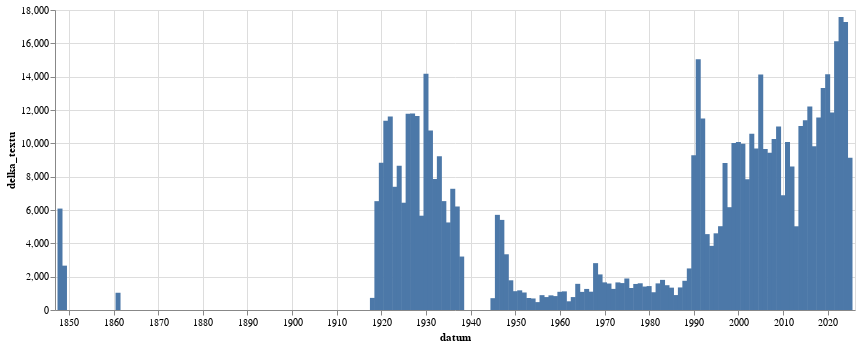

Here is the notebook cell this chart was saved with:
### Code cell
alt.Chart(
    df.filter(pl.col('datum').is_not_null()).sort(by='datum').group_by_dynamic(index_column='datum',every='1y').agg(pl.col('delka_textu').sum() / 1800).to_pandas(),
    width=800
).mark_bar().encode(
    alt.X('datum:T'),alt.Y('delka_textu:Q')
)

### Figure 1 — Vega-Lite specification as saved in the notebook (floating-point values rounded to 4 significant figures)
{"config": {"view": {"continuousWidth": 300, "continuousHeight": 300}}, "data": {"name": "data-bc452c444655a6c2e0512f2eabfcd473"}, "mark": {"type": "bar"}, "encoding": {"x": {"field": "datum", "type": "temporal"}, "y": {"field": "delka_textu", "type": "quantitative"}}, "width": 800, "$schema": "https://vega.github.io/schema/vega-lite/v5.8.0.json", "datasets": {"data-bc452c444655a6c2e0512f2eabfcd473": [{"datum": "1848-01-01T00:00:00", "delka_textu": 6086.0}, {"datum": "1849-01-01T00:00:00", "delka_textu": 2662.0}, {"datum": "1861-01-01T00:00:00", "delka_textu": 1035.0}, {"datum": "1918-01-01T00:00:00", "delka_textu": 726.6}, {"datum": "1919-01-01T00:00:00", "delka_textu": 6531.0}, {"datum": "1920-01-01T00:00:00", "delka_textu": 8832.0}, {"datum": "1921-01-01T00:00:00", "delka_textu": 11350.0}, {"datum": "1922-01-01T00:00:00", "delka_textu": 11610.0}, {"datum": "1923-01-01T00:00:00", "delka_textu": 7393.0}, {"datum": "1924-01-01T00:00:00", "delka_textu": 8657.0}, {"datum": "1925-01-01T00:00:00", "delka_textu": 6437.0}, {"datum": "1926-01-01T00:00:00", "delka_textu": 11780.0}, {"datum": "1927-01-01T00:00:00", "delka_textu": 11790.0}, {"datum": "1928-01-01T00:00:00", "delka_textu": 11640.0}, {"datum": "1929-01-01T00:00:00", "delka_textu": 5658.0}, {"datum": "1930-01-01T00:00:00", "delka_textu": 14170.0}, {"datum": "1931-01-01T00:00:00", "delka_textu": 10770.0}, {"datum": "1932-01-01T00:00:00", "delka_textu": 7858.0}, {"datum": "1933-01-01T00:00:00", "delka_textu": 9221.0}, {"datum": "1934-01-01T00:00:00", "delka_textu": 6533.0}, {"datum": "1935-01-01T00:00:00", "delka_textu": 5253.0}, {"datum": "1936-01-01T00:00:00", "delka_textu": 7273.0}, {"datum": "1937-01-01T00:00:00", "delka_textu": 6211.0}, {"datum": "1938-01-01T00:00:00", "delka_textu": 3207.0}, {"datum": "1945-01-01T00:00:00", "delka_textu": 709.8}, {"datum": "1946-01-01T00:00:00", "delka_textu": 5709.0}, {"datum": "1947-01-01T00:00:00", "delka_textu": 5406.0}, {"datum": "1948-01-01T00:00:00", "delka_textu": 3343.0}, {"datum": "1949-01-01T00:00:00", "delka_textu": 1783.0}, {"datum": "1950-01-01T00:00:00", "delka_textu": 1129.0}, {"datum": "1951-01-01T00:00:00", "delka_textu": 1180.0}, {"datum": "1952-01-01T00:00:00", "delka_textu": 1050.0}, {"datum": "1953-01-01T00:00:00", "delka_textu": 718.4}, {"datum": "1954-01-01T00:00:00", "delka_textu": 692.0}, {"datum": "1955-01-01T00:00:00", "delka_textu": 473.4}, {"datum": "1956-01-01T00:00:00", "delka_textu": 890.4}, {"datum": "1957-01-01T00:00:00", "delka_textu": 775.8}, {"datum": "1958-01-01T00:00:00", "delka_textu": 879.1}, {"datum": "1959-01-01T00:00:00", "delka_textu": 834.1}, {"datum": "1960-01-01T00:00:00", "delka_textu": 1091.0}, {"datum": "1961-01-01T00:00:00", "delka_textu": 1118.0}, {"datum": "1962-01-01T00:00:00", "delka_textu": 522.5}, {"datum": "1963-01-01T00:00:00", "delka_textu": 775.3}, {"datum": "1964-01-01T00:00:00", "delka_textu": 1570.0}, {"datum": "1965-01-01T00:00:00", "delka_textu": 1087.0}, {"datum": "1966-01-01T00:00:00", "delka_textu": 1264.0}, {"datum": "1967-01-01T00:00:00", "delka_textu": 1098.0}, {"datum": "1968-01-01T00:00:00", "delka_textu": 2811.0}, {"datum": "1969-01-01T00:00:00", "delka_textu": 2135.0}, {"datum": "1970-01-01T00:00:00", "delka_textu": 1658.0}, {"datum": "1971-01-01T00:00:00", "delka_textu": 1588.0}, {"datum": "1972-01-01T00:00:00", "delka_textu": 1267.0}, {"datum": "1973-01-01T00:00:00", "delka_textu": 1655.0}, {"datum": "1974-01-01T00:00:00", "delka_textu": 1615.0}, {"datum": "1975-01-01T00:00:00", "delka_textu": 1891.0}, {"datum": "1976-01-01T00:00:00", "delka_textu": 1321.0}, {"datum": "1977-01-01T00:00:00", "delka_textu": 1563.0}, {"datum": "1978-01-01T00:00:00", "delka_textu": 1603.0}, {"datum": "1979-01-01T00:00:00", "delka_textu": 1407.0}, {"datum": "1980-01-01T00:00:00", "delka_textu": 1436.0}, {"datum": "1981-01-01T00:00:00", "delka_textu": 1066.0}, {"datum": "1982-01-01T00:00:00", "delka_textu": 1597.0}, {"datum": "1983-01-01T00:00:00", "delka_textu": 1807.0}, {"datum": "1984-01-01T00:00:00", "delka_textu": 1488.0}, {"datum": "1985-01-01T00:00:00", "delka_textu": 1341.0}, {"datum": "1986-01-01T00:00:00", "delka_textu": 896.4}, {"datum": "1987-01-01T00:00:00", "delka_textu": 1354.0}, {"datum": "1988-01-01T00:00:00", "delka_textu": 1753.0}, {"datum": "1989-01-01T00:00:00", "delka_textu": 2494.0}, {"datum": "1990-01-01T00:00:00", "delka_textu": 9286.0}, {"datum": "1991-01-01T00:00:00", "delka_textu": 15050.0}, {"datum": "1992-01-01T00:00:00", "delka_textu": 11490.0}, {"datum": "1993-01-01T00:00:00", "delka_textu": 4553.0}, {"datum": "1994-01-01T00:00:00", "delka_textu": 3848.0}, {"datum": "1995-01-01T00:00:00", "delka_textu": 4601.0}, {"datum": "1996-01-01T00:00:00", "delka_textu": 5028.0}, {"datum": "1997-01-01T00:00:00", "delka_textu": 8813.0}, {"datum": "1998-01-01T00:00:00", "delka_textu": 6168.0}, {"datum": "1999-01-01T00:00:00", "delka_textu": 10030.0}, {"datum": "2000-01-01T00:00:00", "delka_textu": 10080.0}, {"datum": "2001-01-01T00:00:00", "delka_textu": 9968.0}, {"datum": "2002-01-01T00:00:00", "delka_textu": 7846.0}, {"datum": "2003-01-01T00:00:00", "delka_textu": 10570.0}, {"datum": "2004-01-01T00:00:00", "delka_textu": 9696.0}, {"datum": "2005-01-01T00:00:00", "delka_textu": 14130.0}, {"datum": "2006-01-01T00:00:00", "delka_textu": 9667.0}, {"datum": "2007-01-01T00:00:00", "delka_textu": 9429.0}, {"datum": "2008-01-01T00:00:00", "delka_textu": 10270.0}, {"datum": "2009-01-01T00:00:00", "delka_textu": 11010.0}, {"datum": "2010-01-01T00:00:00", "delka_textu": 6885.0}, {"datum": "2011-01-01T00:00:00", "delka_textu": 10090.0}, {"datum": "2012-01-01T00:00:00", "delka_textu": 8603.0}, {"datum": "2013-01-01T00:00:00", "delka_textu": 5023.0}, {"datum": "2014-01-01T00:00:00", "delka_textu": 11040.0}, {"datum": "2015-01-01T00:00:00", "delka_textu": 11380.0}, {"datum": "2016-01-01T00:00:00", "delka_textu": 12210.0}, {"datum": "2017-01-01T00:00:00", "delka_textu": 9827.0}, {"datum": "2018-01-01T00:00:00", "delka_textu": 11560.0}, {"datum": "2019-01-01T00:00:00", "delka_textu": 13310.0}, {"datum": "2020-01-01T00:00:00", "delka_textu": 14140.0}, {"datum": "2021-01-01T00:00:00", "delka_textu": 11850.0}, {"datum": "2022-01-01T00:00:00", "delka_textu": 16120.0}, {"datum": "2023-01-01T00:00:00", "delka_textu": 17580.0}, {"datum": "2024-01-01T00:00:00", "delka_textu": 17280.0}, {"datum": "2025-01-01T00:00:00", "delka_textu": 9130.0}]}}
